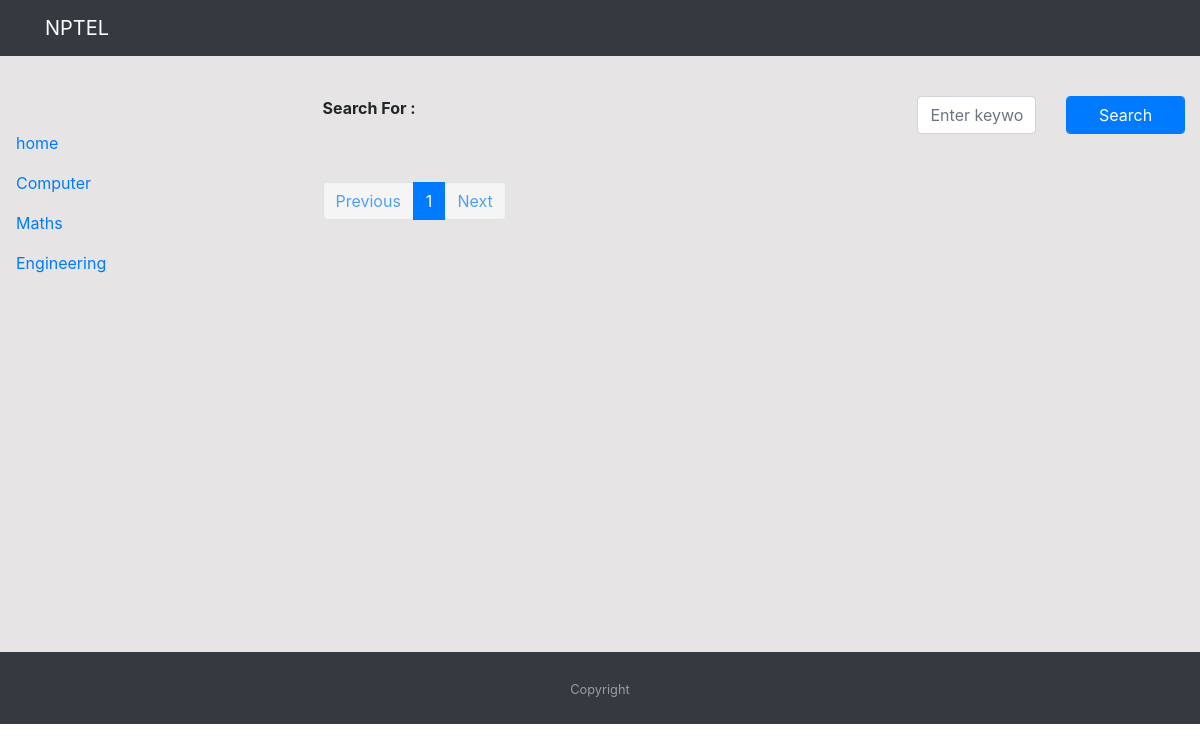
The app's page /Computer, older data.
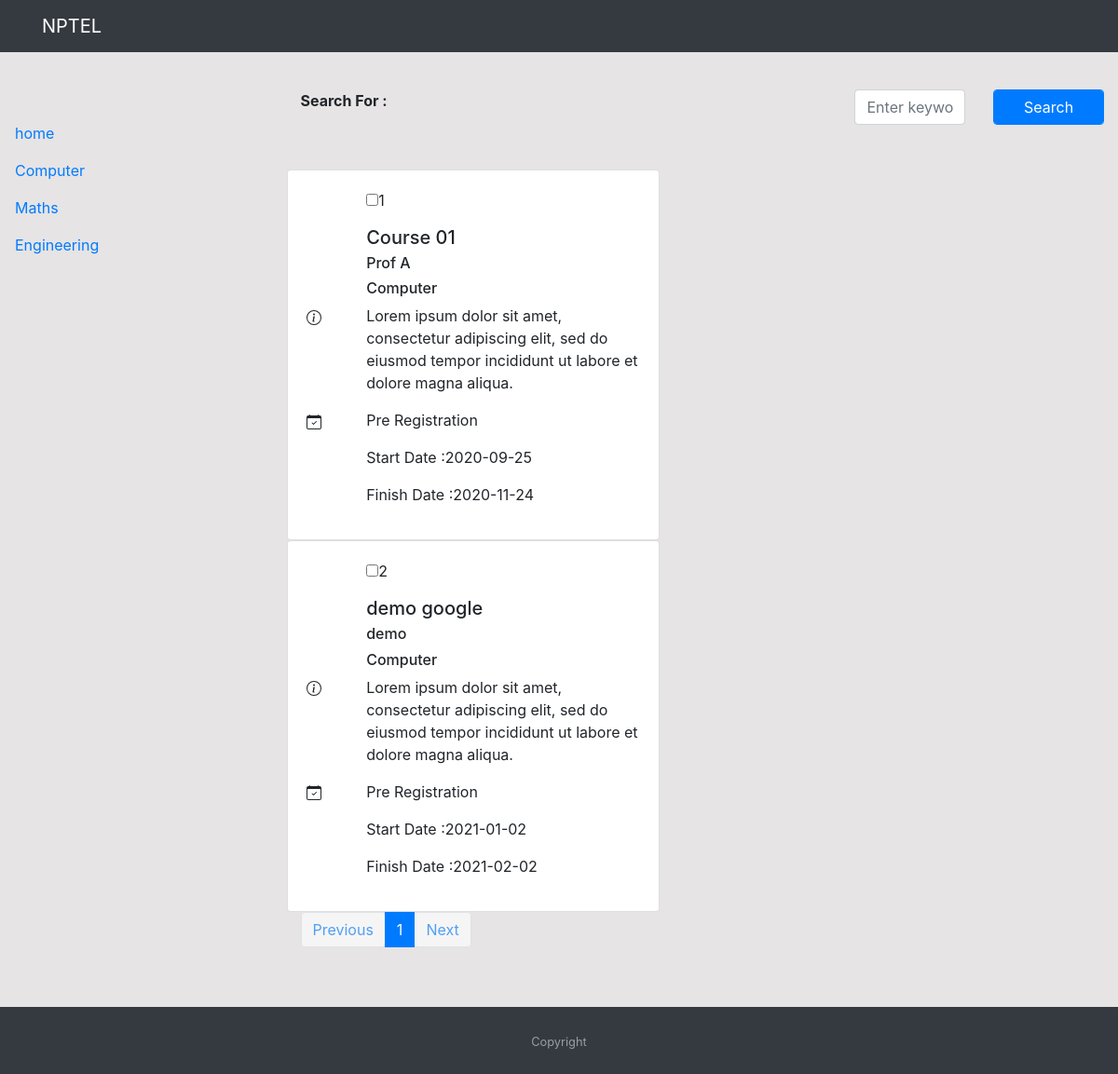
The same page, newer data.
### app.py (models this page shows, shortened)
class Courses(db.Model):
  id = db.Column(db.Integer, primary_key=True)
  title = db.Column(db.String(100), unique=True)
  instructor = db.Column(db.String)
  category = db.Column(db.String)
  description = db.Column(db.String)
  filename = db.Column(db.String)
  type = db.Column(db.String)
  startDate = db.Column(db.Integer)
  endDate = db.Column(db.Integer)

### app.py (the view)
@app.route('/Computer', methods=['GET','POST'], defaults={"page": 1})
def get_courses(page):
   page = page
   pages = 5
   courses = Courses.query.order_by(Courses.id.asc()).paginate(page,pages,error_out=False)
   all_products = Courses.query.filter(Courses.category == 'Computer')
   result = courses_schema.dump(all_products)
   if request.method == 'POST' and 'tag' in request.form:
       tag = request.form["tag"]
       search = "%{}%".format(tag)
       result = Courses.query.filter(Courses.category == "Computer" , or_(Courses.title.like(search), Courses.instructor.like(search)))
       return render_template('Category.html', result=result , tag=tag , courses=courses)
   return render_template('Category.html', result=result , courses=courses)

### templates/Category.html (shortened to what this page needs)
{% extends "base.html" %}
{% block content %}
<section>
  {% for d in result %}
  <div class="row">
    <div class="card " style="width: 25rem;">
      <div class="card-body">
        <div class="row">
          <div class="col container">
          </div>
          <div class="col-md-10 container">
            <p><input type="checkbox" name="">{{ d.id}}</p>
            <h5 class="card-title">{{ d.title}}</h5>
            <h6 class="card-subtitle mb-2 ">{{ d.instructor}} </h6>
            <h6> {{ d.category}}</h6>
          </div>
        </div>
        <div class="row">
          <div class="col container">
          </div>
          <div class="col-md-10 container">
            <p>{{ d.description }}</p>
          </div>
        </div>
        <div class="row">
          <div class="col container">
          </div>
          <div class="col-md-10 container">
            <p>{{d.type}}</p>
            <p>Start Date :{{ d.startDate}}</p>
            <p>Finish Date :{{ d.endDate}}</p>
          </div>
        </div>
      </div>
    </div>
  </div>
  {% endfor %}
</section>
{% endblock %}

### templates/base.html (shortened to what this page needs)
<!doctype html>
<html lang="en">
<head>
  <link rel="stylesheet" href="https://stackpath.bootstrapcdn.com/bootstrap/4.5.2/css/bootstrap.min.css"
>
  <link rel="stylesheet" href="{{ url_for('static', filename='css/main.css') }}">
</head>
<body>
  <nav class="navbar navbar-expand-lg navbar-dark bg-dark fixed-top">
    <div class="container">
      <a class="navbar-brand" href="#">NPTEL</a>
    </div>
  </nav>
  <div class="Main">
    <div class="row">
      <div class="col-3 " id="sidebar">
        <nav class="nav flex-column">
          <a class="nav-link active" href="/">home</a>
          <a class="nav-link" href="/Computer">Computer</a>
          <a class="nav-link" href="#">Maths</a>
          <a class="nav-link" href="#">Engineering</a>
        </nav>
      </div>
      <div class="col-9">
        <div class="container my-5">
          <div class="row py-5">
            <div class="col-8">
              <strong>Search For : {{ tag}}</strong>
            </div>
            <div class="col-4">
              <form action="" method="post" autocomplete="off">
                <div class="row">
                  <div class="col-6">
                    <input type="text" class="form-control" name="tag" id="tag" placeholder="Enter keyword" />
                  </div>
                  <div class="col-6" align="left">
                    <input type="submit" value="Search" class="form-control btn btn-primary " name="">
                  </div>
              </form>
            </div>
          </div>
        </div>
        <div class="row">
          <div class="col-12">
            {% block content %}
            {% endblock %}
            <nav aria-label="Page navigation example">
              <ul class="pagination">
                {% if courses.has_prev %}
                <li class="page-item"> <a class="page-link"
                    href="{{ url_for('index', page=courses.prev_num) }}">Previous</a></li>
                {% else %}
                <li class="page-item"><a class="page-link btn disabled" href="#">Previous</a></li>
                {% endif %}
                {% for page in courses.iter_pages(left_edge=3, right_edge=3) %}
                {% if page %}
                {% if page==courses.page %}
                <li class="page-item active"><a class="page-link"
                    href="{{ url_for('index', page=page) }}">{{ page }}</a></li>
                {% else %}
                <li class="page-item"><a class="page-link" href="{{ url_for('index', page=page) }}">{{ page }}</a></li>
                {% endif %}
                {% else %}
                <li class="page-item disabled" id="example_ellipsis"><a href="#" class="page-link">…</a></li>
                {% endif %}
                {% endfor %}
                {% if courses.has_next %}
                <li class="page-item"> <a class="page-link"
                    href="{{ url_for('index', page=courses.next_num) }}">Next</a></li>
                {% else %}
                <li class="page-item"><a class="page-link btn disabled" href="#">Next</a></li>
                {% endif %}
              </ul>
            </nav>
          </div>
        </div>
      </div>
    </div>
  </div>
  <footer id="sticky-footer" class="py-4 bg-dark text-white-50">
    <div class="container text-center">
      <small>Copyright </small>
    </div>
  </footer>
</body>
</html>

### static/css/main.css (style rules this page uses)
html, body { height: 100hv; }
#sticky-footer { flex-shrink: none; }
#sidebar { padding-top: 10%; padding-bottom: 30%; }
.Main { background-color: rgb(230, 228, 228); }

Row changes from the older to the newer data that the page shows:
now on this page (row edited): Courses: id "1", title "Course 01", instructor "Prof A", category "Computer", description "Lorem ipsum dolor sit amet, consectetur adipiscing elit, sed do eiusmod tempor incididunt ut labore et dolore magna aliqua.", type "Pre Registration", startDate "2020-09-25", endDate "2020-11-24"
now on this page (row edited): Courses: id "2", title "demo google", instructor "demo", category "Computer", description "Lorem ipsum dolor sit amet, consectetur adipiscing elit, sed do eiusmod tempor incididunt ut labore et dolore magna aliqua.", type "Pre Registration", startDate "2021-01-02", endDate "2021-02-02"
